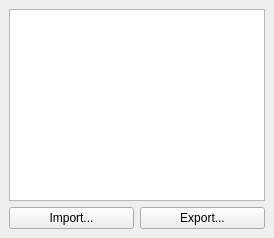
      <widget class="QWidget" name="tab_3" >
       <attribute name="title" >
        <string>Editor</string>
       </attribute>
       <attribute name="icon" >
        <iconset resource="ui_resource.qrc" >:/icons/icons/22x22-gartoon/editor.png</iconset>
       </attribute>
       <layout class="QVBoxLayout" >
        <property name="margin" >
         <number>9</number>
        </property>
        <property name="spacing" >
         <number>6</number>
        </property>
        <item>
         <widget class="QTextEdit" name="editScriptBox" >
          <property name="font" >
           <font>
            <family>Lucida Console</family>
            <pointsize>8</pointsize>
            <weight>50</weight>
            <italic>false</italic>
            <bold>false</bold>
            <underline>false</underline>
            <strikeout>false</strikeout>
           </font>
          </property>
          <property name="documentTitle" >
           <string/>
          </property>
          <property name="lineWrapMode" >
           <enum>QTextEdit::NoWrap</enum>
          </property>
          <property name="tabStopWidth" >
           <number>21</number>
          </property>
          <property name="acceptRichText" >
           <bool>false</bool>
          </property>
         </widget>
        </item>
        <item>
         <layout class="QHBoxLayout" >
          <property name="margin" >
           <number>0</number>
          </property>
          <property name="spacing" >
           <number>6</number>
          </property>
          <item>
           <widget class="QPushButton" name="btnEditImport" >
            <property name="text" >
             <string comment="Load a Script from a File" >Import...</string>
            </property>
            <property name="icon" >
             <iconset resource="ui_resource.qrc" >:/icons/icons/22x22-gartoon/folder-open.png</iconset>
            </property>
           </widget>
          </item>
          <item>
           <widget class="QPushButton" name="btnEditExport" >
            <property name="text" >
             <string comment="Save the Script to a File" >Export...</string>
            </property>
            <property name="icon" >
             <iconset resource="ui_resource.qrc" >:/icons/icons/22x22-gartoon/disk.png</iconset>
            </property>
           </widget>
          </item>
         </layout>
        </item>
       </layout>
      </widget>
